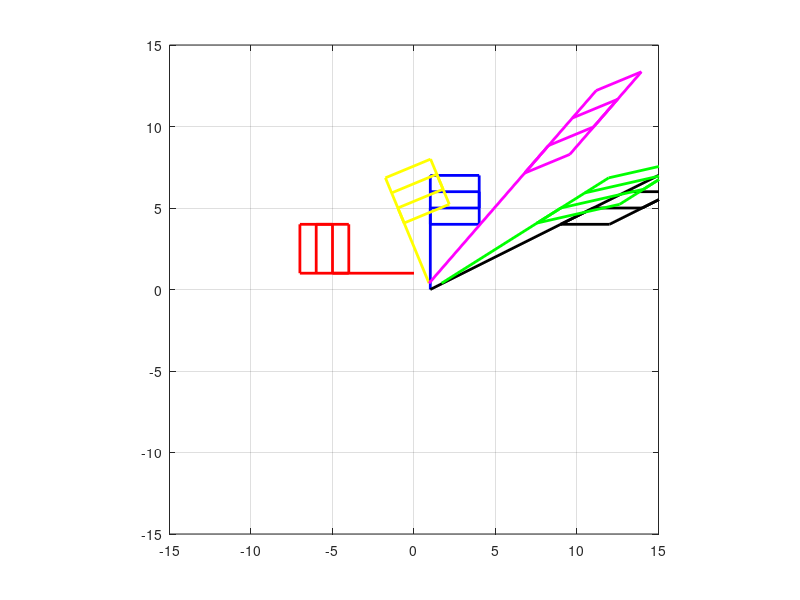

Reproduce this figure in MATLAB.
%#1
x = [1 1 4 4 1 1 4 4 1; 0 7 7 4 4 5 5 6 6]
plot(x(1,:), x(2,:), 'b', 'linewidth', 2);
axis([-15, 15, -15, 15])
axis equal
grid on

%#2
T = [0 -1; 1 0]
Y = T*x
hold;
plot(Y(1,:), Y(2,:), 'r', 'linewidth', 2);

%#3
R = [cos(pi/8) -sin(pi/8); sin(pi/8) cos(pi/8)]
O = R*x
plot(O(1,:), O(2,:), 'y', 'linewidth', 2);


%#4
S_2_1 = [1 2; 0 1]
K = S_2_1*x
plot(K(1,:), K(2,:), 'k', 'linewidth', 2);

%#5
L = S_2_1*R
P = R*S_2_1

C = P-L
U = P*x
I = L*x

plot(U(1,:), U(2,:), 'm', 'linewidth', 2);
plot(I(1,:), I(2,:), 'g', 'linewidth', 2);

